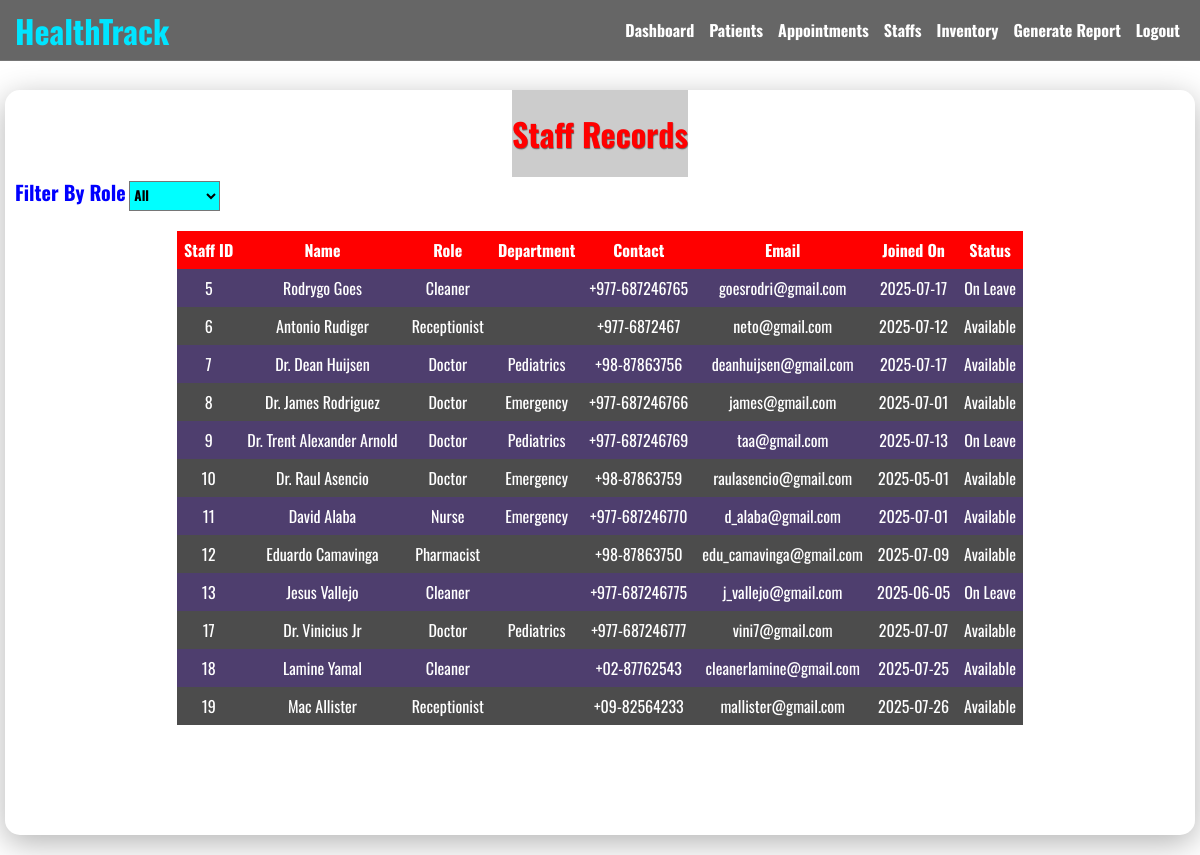
/staff_view.php (signed in), run on the app's committed database.
### tables this page shows
CREATE TABLE `staffs` (
  `staff_id` int(11) NOT NULL,
  `name` varchar(50) NOT NULL,
  `role` varchar(30) NOT NULL,
  `department` varchar(30) DEFAULT NULL,
  `contact` varchar(40) NOT NULL,
  `email` varchar(50) NOT NULL,
  `joined` date NOT NULL,
  `status` varchar(30) DEFAULT 'Available'
);

### staff_view.php (the view, shortened to what this page needs)
<!DOCTYPE html>
<html lang="en">
<head>
    <link rel="stylesheet" href="style.css">
</head>
<body>
    <?php include 'navbar.php'; ?>
    <div class="main">
        <div class="welcome">
            <div class="heading">
                <h1>Staff Records</h1>
            </div>
            <form action="" method="GET">
                <label for="filter" id="fil">Filter By Role</label>
                <select name="role" id="filter">
                    <option value=""<?php if(!isset($_GET['role'])|| $_GET['role']=='') echo 'selected';?>>All</option>
                </select>
            </form>
            <table cellpadding="7">
                <tr>
                    <th>Staff ID</th>
                    <th>Name</th>
                    <th>Role</th>
                    <th>Department</th>
                    <th>Contact</th>
                    <th>Email</th>
                    <th>Joined On</th>
                    <th>Status</th>
                </tr>
                <?php
                    include 'dbconnect.php';
                    $role_filter = $_GET['role'] ?? '';
                    if($role_filter!==''){
                        $sql="Select * from staffs
                        WHERE staffs.role='$role_filter'";
                    }
                    else{
                        $sql="Select * from staffs";
                    }
                    $result=mysqli_query($conn,$sql);
                    $num=mysqli_num_rows($result);
                    if($num>0){
                        while($row = mysqli_fetch_assoc($result))
                    {
                ?>
                <tr>
                    <td><?php echo $row['staff_id'];?></td>
                    <td><?php echo $row['name'];?></td>
                    <td><?php echo $row['role'];?></td>
                    <td><?php echo $row['department'];?></td>
                    <td><?php echo $row['contact'];?></td>
                    <td><?php echo $row['email'];?></td>
                    <td><?php echo $row['joined'];?></td>
                    <td><?php echo $row['status'];?></td>
                </tr>
                <?php
            }
        }
    ?>
            </table>
        </div>
    </div>
</body>
</html>

### style.css (style rules this page uses)
.main { padding-top: 90px; }

### staff_view.php (style rules this page uses)
html, body { margin: 0; padding: 0; }
body { background-image: url(https://i.pinimg.com/originals/82/19/9e/82199ef2f8dce12e20693f1d18d1bc7d.jpg); background-size: cover; background-repeat: no-repeat; color: white; background-attachment: fixed; padding-bottom: 20px; font-family: 'Oswald', sans-serif; }
.welcome { background-color: rgba(255, 255, 255, 0.05); height: auto; margin: 0 5px; border-radius: 15px; box-shadow: 0 8px 32px rgba(0, 0, 0, 0.3); padding-bottom: 60px; }
.heading { text-align:center; }
.welcome h1 { color: red; background-color:rgba(0, 0, 0, 0.2); border radius:10px; font-weight: 700; text-align: center; padding: 20px 0; text-shadow: 0.5px 0.5px 1px rgba(0, 0, 0, 0.5); display:inline-block; margin:0 auto; }
table { background-color: rgba(0, 0, 0, 0.7); padding: 20px; margin: 20px auto 50px auto; font-family: 'Oswald', sans-serif; text-align: center; border-collapse: collapse; }
table th { background-color: red; }
tr:nth-child(even) { background-color: rgba(90, 10, 249, 0.2); }
#filter { background-color:aqua; font-family: 'Oswald', sans-serif; font-weight: 700; height:30px; }
#fil { margin-left:10px; color:blue; font-size:20px; font-weight:bold; }

### data on the page
staffs: staff_id "5", name "Rodrygo Goes", role "Cleaner", contact "+977-687246765", email "goesrodri@gmail.com", joined "2025-07-17", status "On Leave"
staffs: staff_id "6", name "Antonio Rudiger", role "Receptionist", contact "+977-6872467", email "neto@gmail.com", joined "2025-07-12", status "Available"
staffs: staff_id "7", name "Dr. Dean Huijsen", role "Doctor", department "Pediatrics", contact "+98-87863756", email "deanhuijsen@gmail.com", joined "2025-07-17", status "Available"
staffs: staff_id "8", name "Dr. James Rodriguez", role "Doctor", department "Emergency", contact "+977-687246766", email "james@gmail.com", joined "2025-07-01", status "Available"
staffs: staff_id "9", name "Dr. Trent Alexander Arnold", role "Doctor", department "Pediatrics", contact "+977-687246769", email "taa@gmail.com", joined "2025-07-13", status "On Leave"
staffs: staff_id "10", name "Dr. Raul Asencio", role "Doctor", department "Emergency", contact "+98-87863759", email "raulasencio@gmail.com", joined "2025-05-01", status "Available"
staffs: staff_id "11", name "David Alaba", role "Nurse", department "Emergency", contact "+977-687246770", email "d_alaba@gmail.com", joined "2025-07-01", status "Available"
staffs: staff_id "12", name "Eduardo Camavinga", role "Pharmacist", contact "+98-87863750", email "edu_camavinga@gmail.com", joined "2025-07-09", status "Available"
staffs: staff_id "13", name "Jesus Vallejo", role "Cleaner", contact "+977-687246775", email "j_vallejo@gmail.com", joined "2025-06-05", status "On Leave"
staffs: staff_id "17", name "Dr. Vinicius Jr", role "Doctor", department "Pediatrics", contact "+977-687246777", email "vini7@gmail.com", joined "2025-07-07", status "Available"
staffs: staff_id "18", name "Lamine Yamal", role "Cleaner", contact "+02-87762543", email "cleanerlamine@gmail.com", joined "2025-07-25", status "Available"
staffs: staff_id "19", name "Mac Allister", role "Receptionist", contact "+09-82564233", email "mallister@gmail.com", joined "2025-07-26", status "Available"
